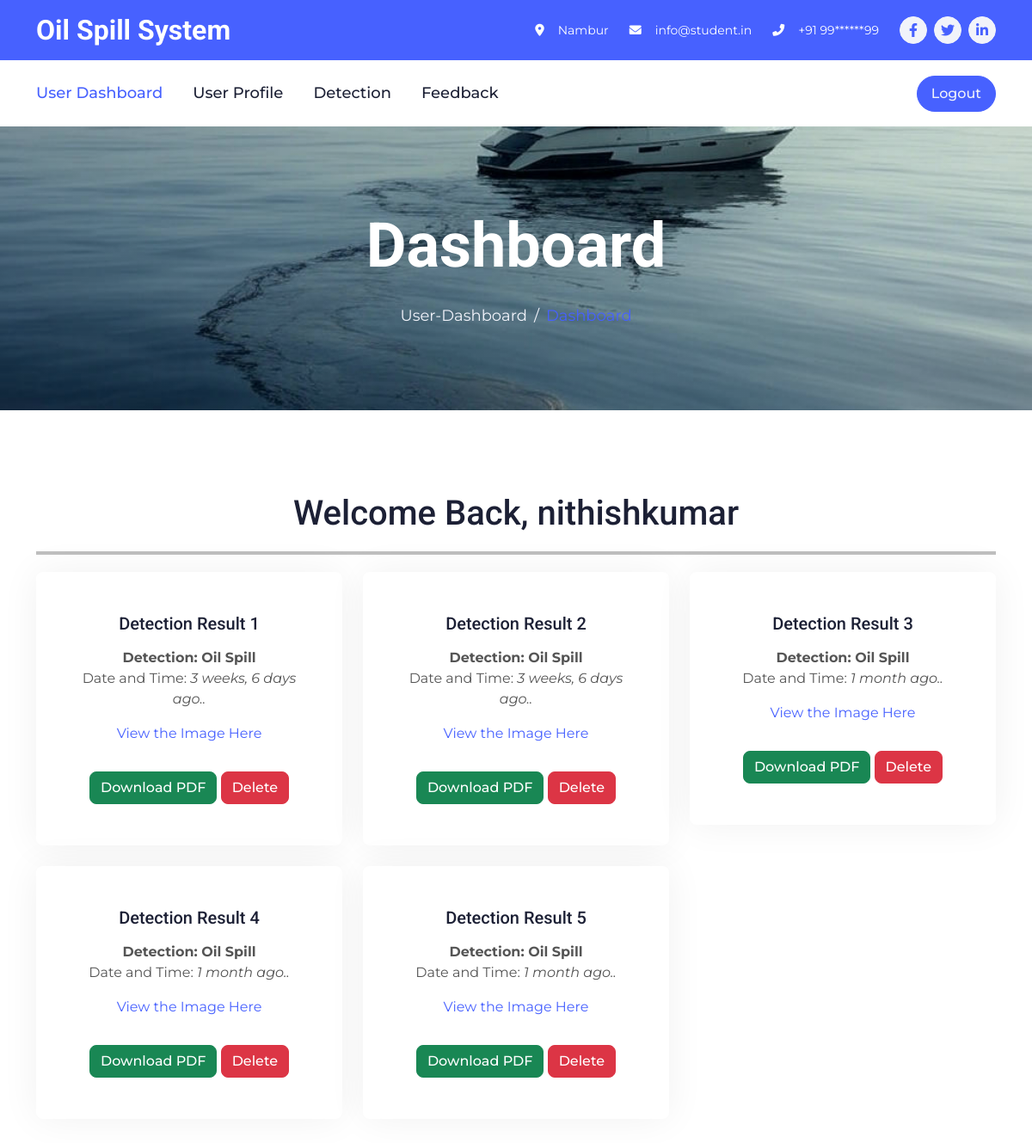
Before: /user-dashboard (signed in, upper part) with the older database file.
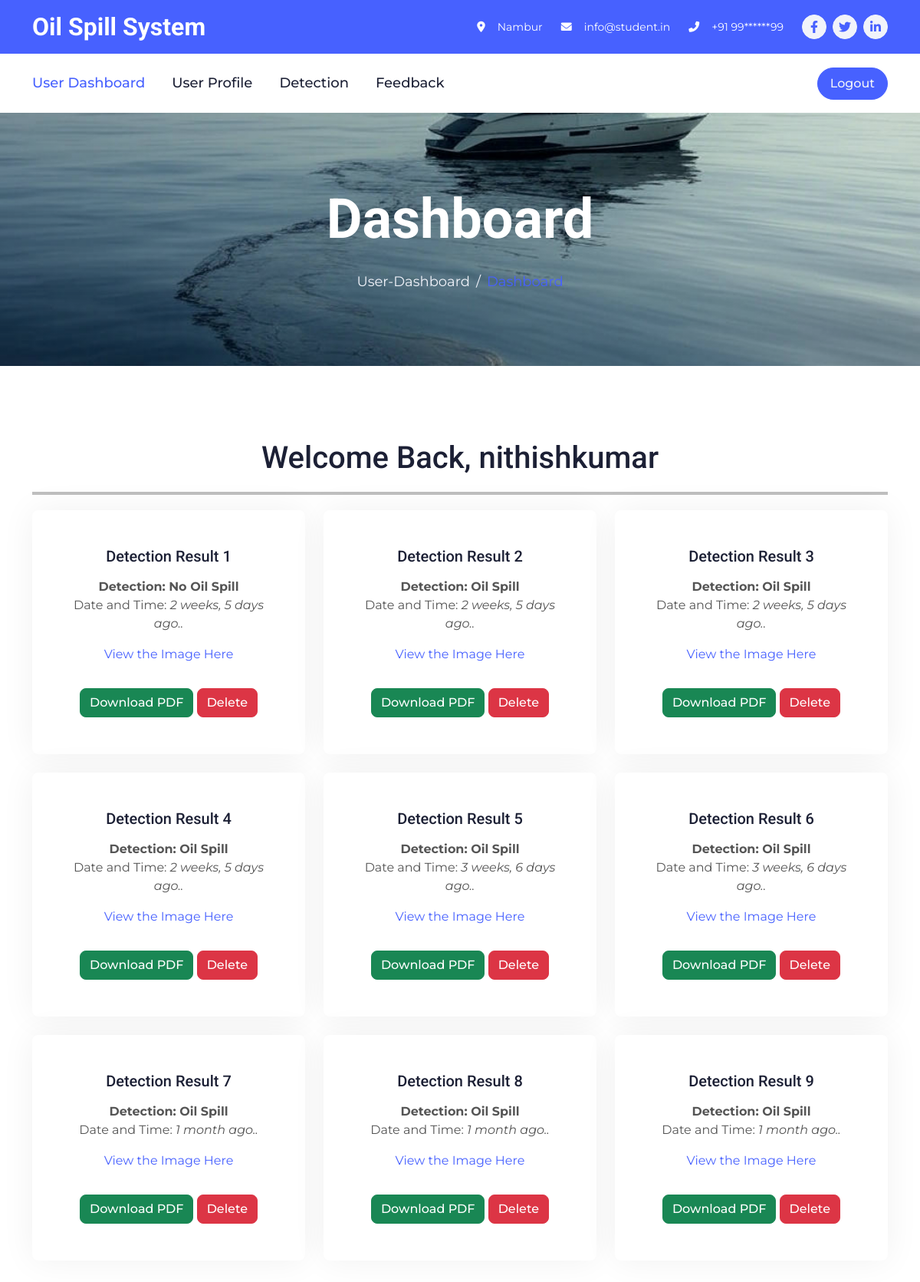
After: the same page with the newer database file.
### userapp/models.py (models this page shows, shortened)
class UserModel(models.Model):
    user_id = models.AutoField(primary_key=True)
    user_name = models.CharField(help_text="user_name", max_length=50)
    user_age = models.IntegerField(null=True)
    user_email = models.EmailField(help_text="user_email")
    user_password = models.EmailField(help_text="user_password", max_length=50)
    user_address = models.TextField(help_text="user_address", max_length=100)
    user_subject = models.TextField(
        help_text="user_subject", max_length=100, default="default_value_here"
    )
    user_contact = models.CharField(help_text="user_contact", max_length=15, null=True)
    user_image = models.ImageField(upload_to="media/", null=True)
    Date_Time = models.DateTimeField(auto_now=True, null=True)
    User_Status = models.TextField(default="pending", max_length=50, null=True)
    Otp_Num = models.IntegerField(null=True)
    Otp_Status = models.TextField(default="pending", max_length=60, null=True)
    Last_Login_Time = models.TimeField(null=True)
    Last_Login_Date = models.DateField(auto_now_add=True, null=True)
    No_Of_Times_Login = models.IntegerField(default=0, null=True)
    Message = models.TextField(max_length=250, null=True)
    class Meta:
        db_table = "UserModel"

class PredictionResult(models.Model):
    predicted_class = models.IntegerField()
    email = models.EmailField()
    image_url = models.URLField()
    pdf_file = models.FileField(upload_to='prediction_pdfs/')
    timestamp = models.DateTimeField(auto_now_add=True)

### userapp/views.py (the view)
# urls.py: path('user-dashboard',user_views.user_dashboard,name='user_dashboard'),
def user_dashboard(req):
    prediction_count = PredictionResult.objects.all().count()
    user_id = req.session["user_id"]
    user = UserModel.objects.get(user_id=user_id)
    Feedbacks_users_count = Feedback.objects.all().count()
    all_users_count = UserModel.objects.all().count()
    count = 0
    prediction_results = PredictionResult.objects.filter(email=user.user_email).order_by('-timestamp')
    return render(
        req, "user/User-Dashboard.html",
        {
            "predictions": prediction_count,
            "user_name": user.user_name,
            "feedback_count": Feedbacks_users_count,
            "all_users_count": all_users_count,
            "prediction_results": prediction_results,
            'count':count,
        },
    )

### assets/templates/user/User-Dashboard.html (shortened to what this page needs)
{%load static%}
<!DOCTYPE html>
<html lang="en">
<head>
    <link href="https://cdnjs.cloudflare.com/ajax/libs/font-awesome/5.10.0/css/all.min.css" rel="stylesheet">
    <link href="https://cdn.jsdelivr.net/npm/bootstrap-icons@1.4.1/font/bootstrap-icons.css" rel="stylesheet">
    <link href="{% static "user/lib/animate/animate.min.css" %}" rel="stylesheet">
    <link href="{% static "user/lib/owlcarousel/assets/owl.carousel.min.css" %}" rel="stylesheet">
    <link href="{% static "user/lib/lightbox/css/lightbox.min.css" %}" rel="stylesheet">
    <link href="{% static "user/css/bootstrap.min.css" %}" rel="stylesheet">
    <link href="{% static "user/css/style.css" %}" rel="stylesheet">
</head>
<body>
    <div class="container-fluid bg-primary text-white d-none d-lg-flex">
        <div class="container py-3">
            <div class="d-flex align-items-center">
                <a href="{% url 'user_dashboard' %}">
                    <h2 class="text-white fw-bold m-0">Oil Spill System</h2>
                </a>
                <div class="ms-auto d-flex align-items-center">
                    <small class="ms-4"><i class="fa fa-map-marker-alt me-3"></i>Nambur</small>
                    <small class="ms-4"><i class="fa fa-envelope me-3"></i>info@student.in</small>
                    <small class="ms-4"><i class="fa fa-phone-alt me-3"></i>+91 99******99</small>
                    <div class="ms-3 d-flex">
                        <a class="btn btn-sm-square btn-light text-primary rounded-circle ms-2" href=""><i
                                class="fab fa-facebook-f"></i></a>
                        <a class="btn btn-sm-square btn-light text-primary rounded-circle ms-2" href=""><i
                                class="fab fa-twitter"></i></a>
                        <a class="btn btn-sm-square btn-light text-primary rounded-circle ms-2" href=""><i
                                class="fab fa-linkedin-in"></i></a>
                    </div>
                </div>
            </div>
        </div>
    </div>
    <div class="container-fluid bg-white sticky-top">
        <div class="container">
            <nav class="navbar navbar-expand-lg bg-white navbar-light p-lg-0">
                <div class="collapse navbar-collapse" id="navbarCollapse">
                    <div class="navbar-nav">
                        <a href="{% url 'user_dashboard' %}" class="nav-item nav-link active">User Dashboard</a>
                        <a href="{% url 'user_profile' %}" class="nav-item nav-link">User Profile</a>
                        <a href="{% url 'Classification' %}" class="nav-item nav-link">Detection</a>
                        <a href="{% url 'user_feedback' %}" class="nav-item nav-link">Feedback</a>
                    </div>
                </div>
                <div class="ms-auto d-none d-lg-block">
                    <form action="{% url 'user_logout' %}" method="get">
                        <button type="submit" class="btn btn-primary rounded-pill py-2 px-3">Logout</button>
                    </form>
                </div>
            </nav>
        </div>
    </div>
    <div class="container-fluid page-header py-5 mb-5 wow fadeIn" data-wow-delay="0.1s">
        <div class="container text-center py-5">
            <h1 class="display-2 text-white mb-4 animated slideInDown">Dashboard</h1>
            <nav aria-label="breadcrumb animated slideInDown">
                <ol class="breadcrumb justify-content-center mb-0">
                    <li class="breadcrumb-item"><a href="#">User-Dashboard</a></li>
                    <li class="breadcrumb-item text-primary" aria-current="page">Dashboard</li>
                </ol>
            </nav>
        </div>
    </div>
    <div class="container-xxl py-5">
        <div class="container">
            <div class="text-center mx-auto wow fadeInUp" data-wow-delay="0.1s" style="max-width: 800px;">
                <h1 class="display-8 mb-3">Welcome Back, {{ user_name }}</h1>
            </div><hr class="unique-pattern">
            <div class="row g-4">
                {% for prediction in prediction_results%}
                <div class="col-lg-4 col-md-6 wow fadeInUp" data-wow-delay="0.1s">
                    <div class="service-item position-relative h-100">
                        <div class="service-text rounded p-5">
                            <h5 class="mb-3">Detection Result {{ forloop.counter }}</h5>
                            <p class="mb-0">
                                {% if prediction.predicted_class == 1 %}
                                    <strong>Detection: Oil Spill</strong>
                                {% else %}
                                    <strong>Detection: No Oil Spill</strong>
                                {% endif %}
                            </p>
                            <p>Date and Time: <i>{{ prediction.timestamp|timesince }} ago..</i></p>
                            <p>
                                <a href="{{ prediction.image_url }}" target="_blank">View the Image Here</a>
                            </p>
                             <a href="media/{{ prediction.pdf_file }}" download="prediction_result_{{ prediction.id }}.pdf">
                                <button class="btn btn-success mt-3">Download PDF</button>
                            </a>
                            <form action="{% url 'delete_prediction' prediction.id %}" method="POST" style="display: inline-block;">
                                <button type="submit" class="btn btn-danger mt-3">Delete</button>
                            </form>
                        </div>
                    </div>
                </div>
                {% empty %}
                    <p>No Detections found.</p>
                {% endfor %}
            </div>
        </div>
    </div>
            <link rel="stylesheet" href="https://cdnjs.cloudflare.com/ajax/libs/font-awesome/6.0.0-beta3/css/all.min.css">
</body>
</html>

### assets/static/user/css/style.css (style rules this page uses)
:root { --primary: #4761FF; --secondary: #555555; --light: #F1F3FA; --dark: #1C2035; }
.btn { transition: .5s; font-weight: 500; }
.btn-primary, .btn-outline-primary:hover { color: var(--light); }
.btn-sm-square { width: 32px; height: 32px; }
.btn-square, .btn-sm-square, .btn-lg-square { padding: 0; display: flex; align-items: center; justify-content: center; font-weight: normal; }
.sticky-top { top: -100px; transition: .5s; }
.navbar .navbar-nav .nav-link { margin-right: 35px; padding: 25px 0; color: var(--dark); font-size: 18px; font-weight: 500; outline: none; }
.navbar .navbar-nav .nav-link:hover, .navbar .navbar-nav .nav-link.active { color: var(--primary); }
.page-header { background: linear-gradient(rgba(0, 0, 0, .1), rgba(0, 0, 0, .1)), url(../img/header-header.jpg) center center no-repeat; background-size: cover; }
.page-header .breadcrumb-item+.breadcrumb-item::before { color: var(--light); }
.page-header .breadcrumb-item, .page-header .breadcrumb-item a { font-size: 18px; color: var(--light); }
.service-item .service-text { position: relative; width: 100%; top: 0; left: 0; text-align: center; background: #FFFFFF; box-shadow: 0 0 45px rgba(0, 0, 0, .06); transition: .5s; z-index: 2; }
.service-item .service-text h5 { transition: .5s; }

### assets/templates/user/User-Dashboard.html (style rules this page uses)
hr { border: none; height: 3px; background-color: #000000; margin-top: 20px; margin-bottom: 20px; position: relative; }
hr::after { content: ""; position: absolute; bottom: 0; left: 0; width: 100%; height: 2px; background-color: rgba(0, 0, 0, 0.2); box-shadow: 0 2px 5px rgba(0, 0, 0, 0.3); }
hr.unique-pattern { background-image: linear-gradient(to right, #000000, #000000, #000000); height: 4px; }

Changed rows visible on the page:
added PredictionResult: predicted_class "Detection: No Oil Spill", timestamp "2 weeks, 5 days"
added PredictionResult: predicted_class "Detection: Oil Spill", timestamp "2 weeks, 5 days"
added PredictionResult: predicted_class "Detection: Oil Spill", timestamp "2 weeks, 5 days"
added PredictionResult: predicted_class "Detection: Oil Spill", timestamp "2 weeks, 5 days"
